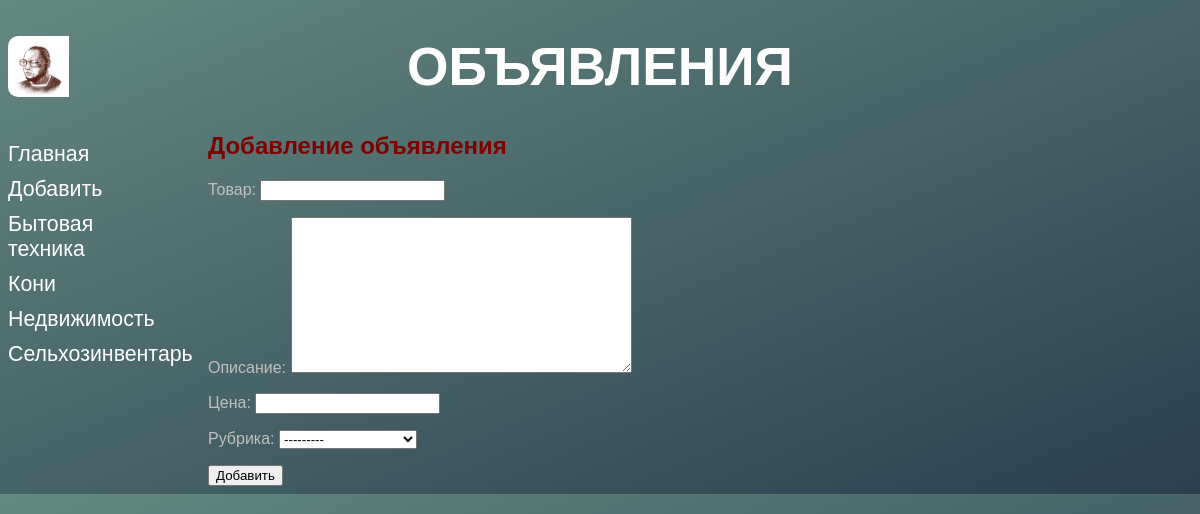
The page /bboard/add/ on the database its author committed.
### bboard/models.py (models this page shows)
class Rubric(models.Model):
	name = models.CharField(max_length = 20, db_index = True, verbose_name = 'Название')
	def __str__(self):
		return self.name
	class Meta:
		verbose_name_plural = 'Рубрики'
		verbose_name = 'Рубрика'
		ordering = ['name']

### bboard/views.py (the view)
# urls.py: path('add/', BbCreateView.as_view(), name = 'add'),
class BbCreateView(CreateView):
	template_name = 'bboard/create.html'
	form_class = BbForm
	success_url = reverse_lazy('index')
	def get_context_data(self, **kwargs):
		context = super().get_context_data(**kwargs)
		context['rubrics'] = Rubric.objects.all()
		return context

### bboard/forms.py
class BbForm(ModelForm):
	class Meta:
		model = Bb
		fields = ('title', 'content', 'price', 'rubric')

### bboard/templates/bboard/create.html (shortened to what this page needs)
{% extends "layout/basic.html" %}
{% block content %}
<h2>Добавление объявления</h2>
<form method="post">
	{{ form.as_p }}
	<input type="submit" value="Добавить">
</form>
{% endblock %}

### bboard/templates/layout/basic.html (shortened to what this page needs)
{% load static %}
<!DOCTYPE html>
<html>
<head>
	<link rel="stylesheet" type="text/css" href="{% static 'bboard/style.css' %}">
</head>
<body>
	<header>
		<h1>Объявления</h1>
	</header>
	<nav>
		<a href="{% url 'index' %}">Главная</a>
		<a href="{% url 'add' %}">Добавить</a>
		{% for rubric in rubrics %}
		<a href="{% url 'by_rubric' rubric.pk %}" class="ark">{{rubric.name}}</a>
		{% endfor %}
	</nav>
	<section>
		{% block content %}
		{% endblock %}
	</section>
</body>
</html>

### bboard/static/bboard/style.css (style rules this page uses)
html { color: silver; font-family: sans-serif; background: #466368; background: linear-gradient(to right bottom, #648880, #293f50); }
header h1 { font-size: 40pt; font-family: sans-serif; text-transform: uppercase; text-align: center; background: url("bg.jpg") left / auto 100% no-repeat; border-radius: 10px; color: white; }
nav { color: grey; font-size: 16pt; width: 150px; float: left; }
a { color: maroon; text-decoration: none; }
nav a { display: block; margin: 10px 0px; color: white; }
section { margin-left: 200px; }
h2 { color: maroon; }
.ark { color: white; }

### rows shown on the page
Rubric: name "Бытовая техника"
Rubric: name "Кони"
Rubric: name "Недвижимость"
Rubric: name "Сельхозинвентарь"
